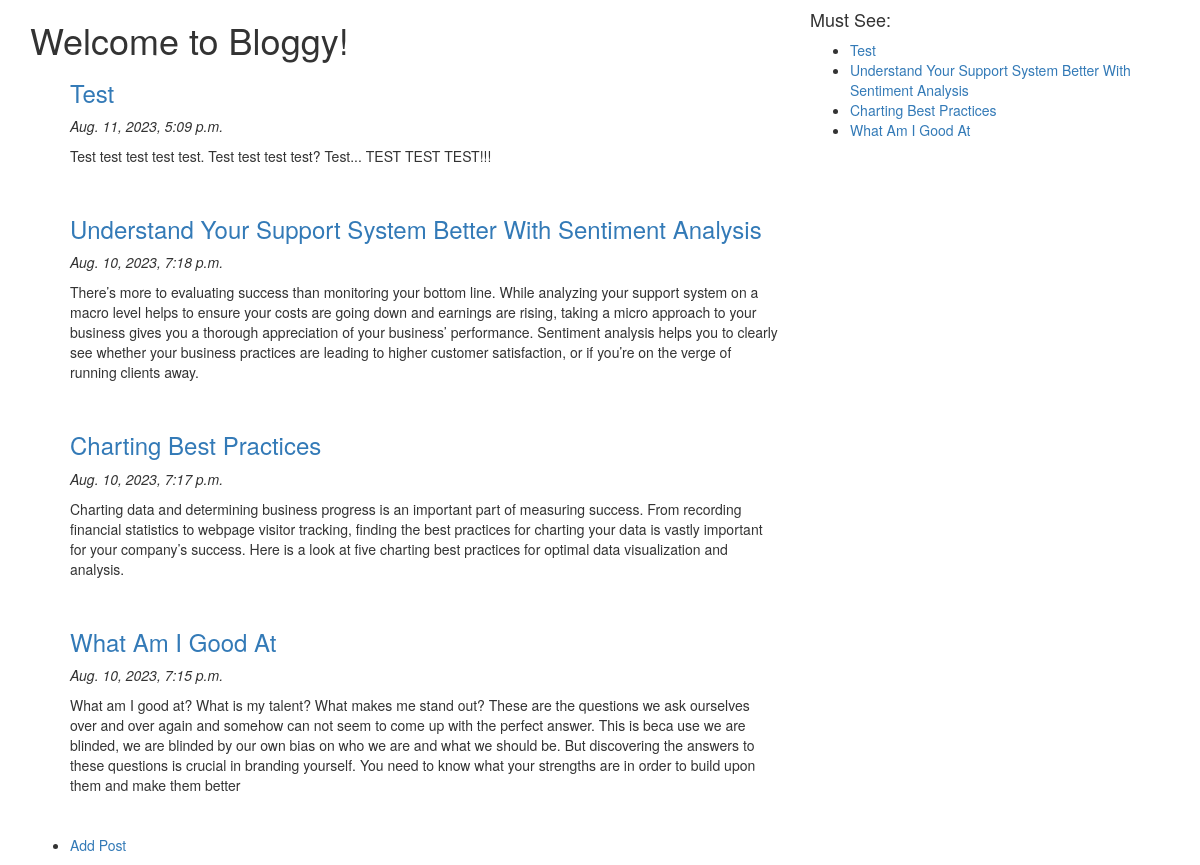
Screenshot of /blog/ with the database file from the repository.
### blog/models.py (models this page shows, shortened)
class Post(models.Model):
    created_at = models.DateTimeField(auto_now_add=True)
    title = models.CharField(max_length=100)
    content = models.TextField()
    tag = models.CharField(max_length=20, blank=True, null=True)
    image = models.ImageField(upload_to="images", blank=True, null=True)
    views = models.IntegerField(default=0)
    slug = models.CharField(max_length=100, unique=True)

### blog/views.py (the view)
# urls.py: path('', views.index, name='index'),
def index(request):
    latest_posts = Post.objects.all().order_by("-created_at")
    popular_posts = get_popular_posts(5)
    context = {
        "latest_posts": latest_posts,
        'popular_posts': popular_posts,
    }
    for post in latest_posts:
        post.url = encode_url(post.title)
    for popular_post in popular_posts:
        popular_post.url = encode_url(post.title)
    return render(request, "blog/index.html", context)

### blog/views.py (called while the page is built)
def encode_url(url):
    return url.replace(" ", "_")

def get_popular_posts(count):
    return Post.objects.order_by("-views")[:count]

### templates/blog/index.html (shortened to what this page needs)
{% extends "_base.html" %}
{% block content %}
<div class="row">
    <div class="col-md-8">
        <h1>Welcome to Bloggy!</h1>
        {% if latest_posts %}
        <ul>
            {% for post in latest_posts %}
            <h3><a href="/blog/{{ post.slug }}">{{ post.title }}</a></h3>
            <p><em>{{ post.created_at }}</em></p>
            <p>{{ post.content }}</p>
            <br>
            {% endfor %}
        </ul>
        {% endif %}
    </div>
    <div class="col-md-4">
        <h4>Must See:</h4>
        <ul>
            {% for popular_post in popular_posts %}
            <li><a href="/blog/{{ popular_post.slug }}">{{ popular_post.title }}</a></li>
            {% endfor %}
        </ul>
    </div>
</div>
<ul>
    <li><a href="/blog/add_post/">Add Post</a></li>
</ul>
{% endblock content %}

### templates/_base.html (shortened to what this page needs)
{% load static %}
<!DOCTYPE html>
<html lang="en">
<head>
    <link rel="stylesheet" type="text/css" href="https://maxcdn.bootstrapcdn.com/bootstrap/3.3.7/css/bootstrap.min.css">
    <link rel="stylesheet" type="text/css" href="{% static 'css/style.css' %}">
</head>
<body>
    <div class="container">{% block content %}{% endblock content %}</div>
</body>
</html>

### rows the page displays
Post: title "Test", created_at "Aug. 11, 2023, 5:09 p.m.", content "Test test test test test. Test test test test? Test... TEST TEST TEST!!!"
Post: title "Understand Your Support System Better With Sentiment Analysis", created_at "Aug. 10, 2023, 7:18 p.m.", content "There’s more to evaluating success than monitoring your bottom line. While analyzing your support system on a macro level helps to ensure your costs are going down and earnings are rising, taking a micro approach to your business gives you a thorough appreciation of your business’ performance. Sentiment analysis helps you to clearly see whether your business practices are leading to higher customer satisfaction, or if you’re on the verge of running clients away."
Post: title "Charting Best Practices", created_at "Aug. 10, 2023, 7:17 p.m.", content "Charting data and determining business progress is an important part of measuring success. From recording financial statistics to webpage visitor tracking, finding the best practices for charting your data is vastly important for your company’s success. Here is a look at five charting best practices for optimal data visualization and analysis."
Post: title "What Am I Good At", created_at "Aug. 10, 2023, 7:15 p.m.", content "What am I good at? What is my talent? What makes me stand out? These are the questions we ask ourselves over and over again and somehow can not seem to come up with the perfect answer. This is beca use we are blinded, we are blinded by our own bias on who we are and what we should be. But discovering the answers to these questions is crucial in branding yourself. You need to know what your strengths are in order to build upon them and make them better"
